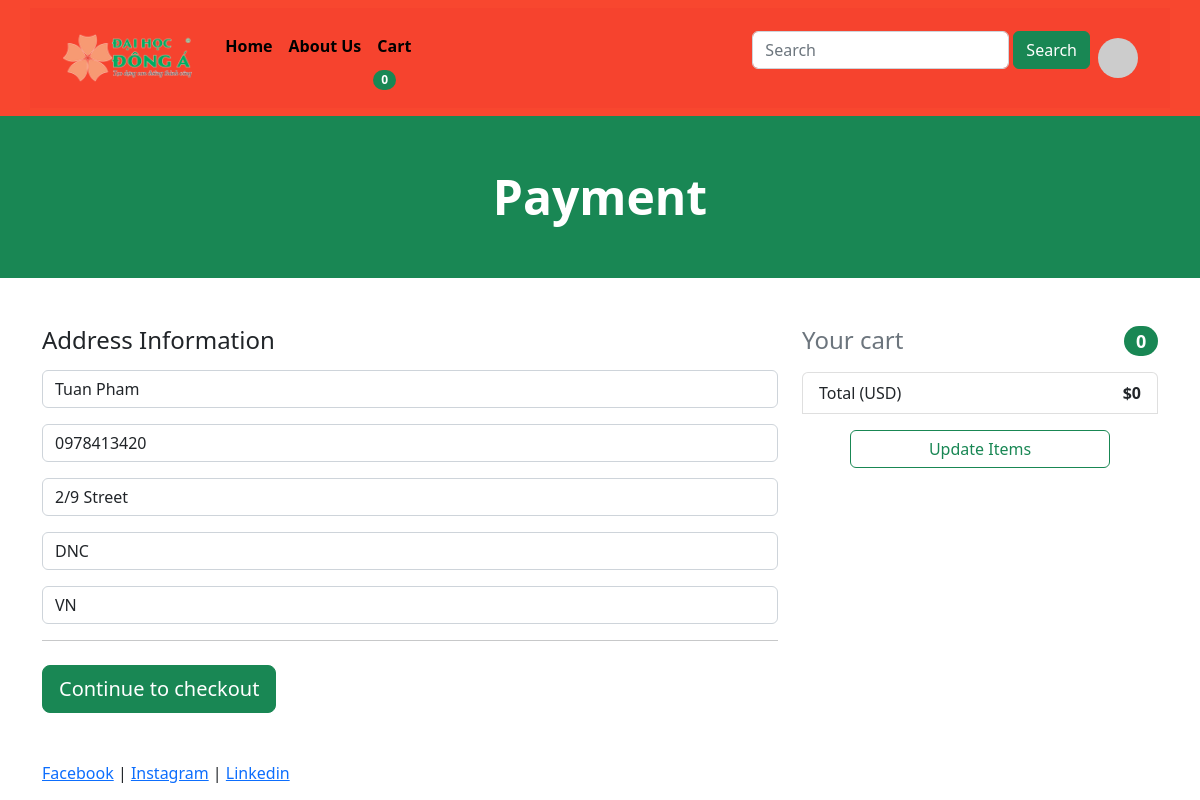
The app's page /payment/checkout (signed in) with its own data.
### payment/models.py (models this page shows, shortened)
class ShippingAddress(models.Model):
    user = models.ForeignKey(User, on_delete=models.CASCADE, null=True, blank=True)
    shipping_full_name = models.CharField(max_length=250)
    shipping_phone = models.CharField(max_length=30)
    shipping_address = models.CharField(max_length=255)
    shipping_city = models.CharField(max_length=100)
    shipping_country = models.CharField(max_length=100)
    class Meta:
        verbose_name_plural = 'Shipping Address'

### payment/views.py (the view)
# urls.py: path('checkout', views.checkout, name='checkout'),
def checkout(request):
    cart = Cart(request)
    cart_products = cart.get_prods
    quantities = cart.get_quants
    totals = cart.total()
    if request.user.is_authenticated:
        shipping_user = ShippingAddress.objects.get(user__id=request.user.id)
        shipping_form = ShippingForm(request.POST or None, instance=shipping_user)
        return render(request, "payment/checkout.html", {"cart_products":cart_products, "quantities":quantities, "totals":totals, "shipping_form":shipping_form })
    else:
        shipping_form = ShippingForm(request.POST or None)
        return render(request, "payment/checkout.html", {"cart_products":cart_products, "quantities":quantities, "totals":totals, "shipping_form":shipping_form})

### payment/forms.py
class ShippingForm(forms.ModelForm):
    shipping_full_name = forms.CharField(label="", widget=forms.TextInput(attrs={'class':'form-control', 'placeholder':'Full Name'}), required=True)
    shipping_phone = forms.CharField(label="", widget=forms.TextInput(attrs={'class':'form-control', 'placeholder':'Phone'}), required=True)
    shipping_address = forms.CharField(label="", widget=forms.TextInput(attrs={'class':'form-control', 'placeholder':'Address'}), required=True)
    shipping_city = forms.CharField(label="", widget=forms.TextInput(attrs={'class':'form-control', 'placeholder':'City'}), required=False)
    shipping_country = forms.CharField(label="", widget=forms.TextInput(attrs={'class':'form-control', 'placeholder':'Country'}), required=False)
    class Meta:
        model = ShippingAddress
        fields = ['shipping_full_name','shipping_phone','shipping_address','shipping_city','shipping_country']
        exclude = ['user',]

### cart/cart.py (called while the page is built, shortened)
    def total(self):
        quantities = self.cart
        product_ids = self.cart.keys()
        products = Product.objects.filter(id__in=product_ids)
        total = 0
        return total

    def __len__(self):
        return len(self.cart)

    def get_prods(self):
        product_ids = self.cart.keys()
        products = Product.objects.filter(id__in = product_ids)
        return products

### cart/context_processors.py (called while the page is built)
def cart(request):
    return {'cart': Cart(request)}

### payment/templates/payment/checkout.html (shortened to what this page needs)
{% extends "base.html" %}
{% block content %}
    <header class="bg-success py-1">
        <div class="container px-4 px-lg-5 my-5">
            <div class="text-center text-white">
                <h1 class="display-5 fw-bolder">Payment</h1>
            </div>
        </div>
    </header>
    <div class="container py-5">
        <div class="row">
            <div class="col-md-4 order-md-2 mb-4">
              <h4 class="d-flex justify-content-between align-items-center mb-3">
                <span class="text-muted">Your cart</span>
                <span class="badge bg-success text-white ms-1 rounded-pill" id="cart_quantity">{{cart|length}}</span>
              </h4>
              <ul class="list-group mb-3">
                <li class="list-group-item d-flex justify-content-between">
                  <span>Total (USD)</span>
                  <strong>${{ totals }}</strong>
                </li>
                <a href="{% url 'cart' %}" class="btn btn-outline-success mx-5 mt-3">Update Items</a>
              </ul>
            </div>
            <div class="col-md-8 order-md-1">
                <h4 class="mb-3">Address Information</h4>
                {{ shipping_form.as_p }}
                <hr class="mb-4">
                <button class="btn btn-success btn-lg btn-block" type="submit">Continue to checkout</button>
            </div>
          </div>
    </div>
{% endblock content %}

### store/templates/base.html (style rules this page uses)
html,body { height: 100%; }

### records on screen
ShippingAddress: shipping_full_name "Tuan Pham", shipping_phone "0978413420", shipping_address "2/9 Street", shipping_city "DNC", shipping_country "VN"

### other values on screen
{{ cart|length }} "0"
{{ totals }} "0"
